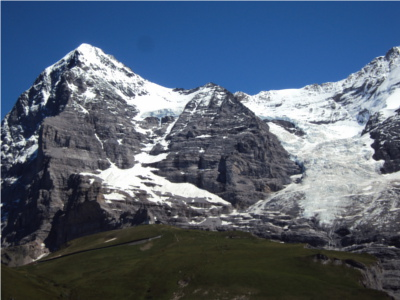
#> input picture HW3/data/hill1.jpg, 400 x 300 px; its folder holds 5 pictures in this run
$ python panoramic_stitching.py
#> lines starting #> are read from the running program, lines starting #| are printed output that depends on the picture; pictures that were not available may be replaced by others from this repository, and a replacement may not be noted
import cv2
import numpy as np
import matplotlib.pyplot as plt
import scipy.spatial
import math
import argparse


DATA_PATH = "./data/"
SAVE_PATH = "./results/"


def detect_interest_p(image1, image2):
    feature_type = cv2.SIFT_create()
    gray1 = cv2.cvtColor(image1, cv2.COLOR_BGR2GRAY)
    gray2 = cv2.cvtColor(image2, cv2.COLOR_BGR2GRAY)
    points1, descriptors1 = feature_type.detectAndCompute(gray1, None)
    points2, descriptors2 = feature_type.detectAndCompute(gray2, None)
    return points1, descriptors1, points2, descriptors2


class DMatch:
    # Save the feature matches
    def __init__(self, distance, trainIdx, queryIdx):
        self.distance = distance
        self.trainIdx = int(trainIdx)
        self.queryIdx = int(queryIdx)
        self.imgIdx = 0


def get_ratio_matches(desc1, desc2):
    # two lowest distance as potential match
    dist = scipy.spatial.distance.cdist(desc1, desc2, metric="euclidean")
    matches = []
    for i in range(desc1.shape[0]):
        match = []
        idx = [j for j in range(desc2.shape[0])]
        dist_array = np.array(list(zip(dist[i, :], idx)))
        sorted_dist = dist_array[np.argsort(dist_array[:, 0])]
        for j in range(2):
            match.append(DMatch(sorted_dist[j][0], i, sorted_dist[j][1]))
        matches.append(match)
    return matches


def get_good_matches(matches, threshold):
    # ratio test to confirm the the match
    good_matches = []
    for [a, b] in matches:
        if a.distance < threshold * b.distance:
            good_matches.append(a)
    return good_matches


def draw_matching(good_matches, kp1, kp2, img1, img2):
    # draw circle and line
    match_img = np.concatenate((img1, img2), axis=1)
    h1, w1, c1 = img1.shape
    for i in range(kp1.shape[0]):
        color = list(np.random.random(size=3) * 256)
        coor1 = list(kp1[i])
        x1 = int(coor1[0])
        y1 = int(coor1[1])
        match_img = cv2.circle(match_img, (x1, y1), 5, color, 1)
        coor2 = list(kp2[i])
        x2 = int(w1 + coor2[0])
        y2 = int(coor2[1])
        match_img = cv2.circle(match_img, (x2, y2), 5, color, 1)
        match_img = cv2.line(match_img, (x1, y1), (x2, y2), color, 1)

    match_img = cv2.cvtColor(match_img, cv2.COLOR_BGR2RGB)
    return match_img


# [64 lines left out: functions find_homography, count_inliers, RANSAC, not called in this run]


def feature_matching(desc1, desc2, p1, p2, img1, img2, threshold, img_name):
    matches = get_ratio_matches(desc1, desc2)
    print(f"Number of initial matches: {len(matches)}")
    good_matches = get_good_matches(matches, threshold)
    print(f"Number of good matches: {len(good_matches)}")
    kp1 = np.empty(len(good_matches), dtype=tuple)
    kp2 = np.empty(len(good_matches), dtype=tuple)
    correspondence = np.zeros((len(good_matches), 4))
    for i, match in enumerate(good_matches):
        kp1[i] = p1[match.trainIdx].pt
        kp2[i] = p2[match.queryIdx].pt
        correspondence[i, :] = [kp1[i][0], kp1[i][1], kp2[i][0], kp2[i][1]]

    match_img = draw_matching(good_matches, kp1, kp2, img1, img2)
    plt.figure(figsize=(20, 10))
    plt.imshow(match_img)
    plt.savefig(SAVE_PATH + img_name+"_feature_matching.jpg")
    plt.show()
    return correspondence


# [114 lines left out: functions decide_out_size, bilinear_interpolation, img_morphing, img_warping, not called in this run]


def crop_image(image, ratio):
    height, width, channel = image.shape
    crop_height = int(height * ratio)
    crop_width = int(width * ratio)
    cropped_image = image[crop_height: height -
                          crop_height, crop_width: width - crop_width]
    return cropped_image


if __name__ == "__main__":
    parser = argparse.ArgumentParser()
    parser.add_argument("--image_name", type=str, default="hill",
                        help="Your image name before the number of the image")
    parser.add_argument("--dist_thres", type=float, default=0.2,
                        help="threshold of ratio test in feature matching")
    args = parser.parse_args()
    image1 = cv2.imread(DATA_PATH + args.image_name+"1.jpg")
#> image1 is the input picture: shape (300, 400, 3); mean B, G, R 113.4, 95.7, 82.9
    image2 = cv2.imread(DATA_PATH+args.image_name+"2.jpg")
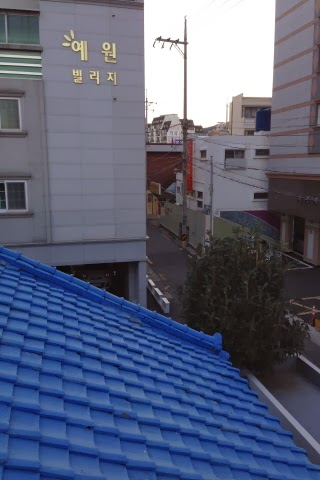
#> input picture HW3/data/S1.jpg, 320 x 480 px, given in place of hill2.jpg, which was not available
#> image2 is the input picture: shape (480, 320, 3); mean B, G, R 121.5, 96.9, 89.6
    image1 = crop_image(image1, 0.03)
#> in crop_image, `cropped_image = image[crop_height: height - crop_height, crop_width: w..`:
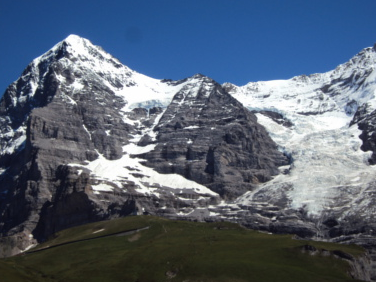
#> cropped_image: shape (282, 376, 3); mean B, G, R 115.7, 98.6, 86.2
    image2 = crop_image(image2, 0.03)
#> call 2 of crop_image, with ratio = 0.03
#> in crop_image (call 2), `cropped_image = image[crop_height: height - crop_height, crop_width: w..`:
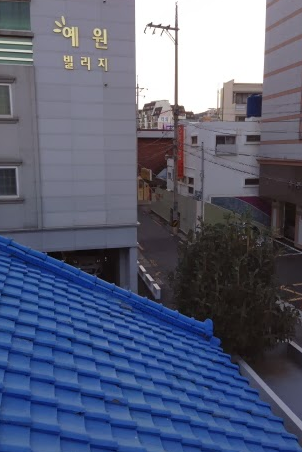
#> cropped_image: shape (452, 302, 3); mean B, G, R 120.9, 96.6, 89.5
    points1, descriptors1, points2, descriptors2 = detect_interest_p(
        image1, image2)
#> in detect_interest_p, `gray1 = cv2.cvtColor(image1, cv2.COLOR_BGR2GRAY)`:
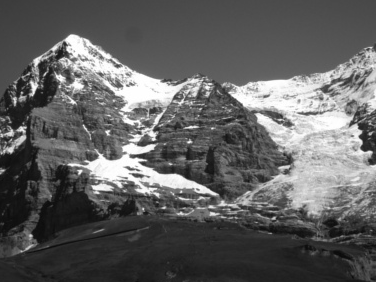
#> gray1: shape (282, 376); min 10, max 255, mean 96.8
#> in detect_interest_p, `gray2 = cv2.cvtColor(image2, cv2.COLOR_BGR2GRAY)`:
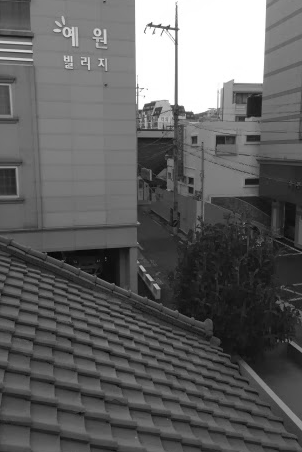
#> gray2: shape (452, 302); min 6, max 255, mean 97.2
#> in detect_interest_p, `points1, descriptors1 = feature_type.detectAndCompute(gray1, None)`: points1 = 1165 keypoints; strongest (x, y, size): (34, 86, 5.4), (22, 129, 4.3), (60, 78, 5.5), (132, 156, 3.5)
#> in detect_interest_p, `points2, descriptors2 = feature_type.detectAndCompute(gray2, None)`: points2 = 892 keypoints; strongest (x, y, size): (159, 26, 2.7), (168, 27, 3.1), (176, 29, 3.4), (176, 43, 2.5)
    correspondence = feature_matching(
        descriptors1, descriptors2, points1, points2, image1, image2, args.dist_thres, args.image_name
    )
#> in get_ratio_matches, `dist = scipy.spatial.distance.cdist(desc1, desc2, metric="euclidean")`:
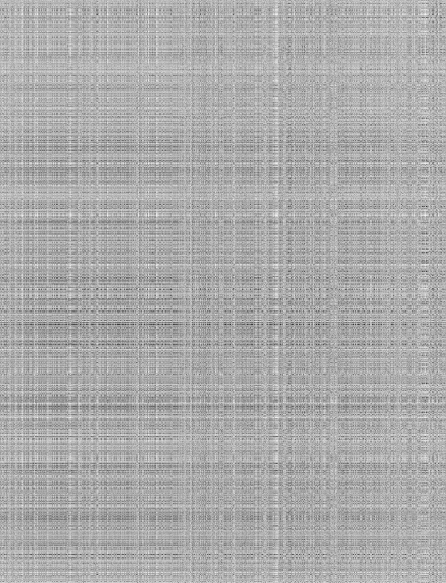
#> dist: shape (1165, 892) float64 (shown at 1/2 size); min 169, max 698.7, mean 526; drawn with min black and max white
#> the loop in get_ratio_matches, `for i in range(desc1.shape[0]):` made 1165 passes
#> after the loop in get_ratio_matches, `for i in range(desc1.shape[0]):`: matches = 1165 matches
#| Number of initial matches: 1165
#> after the loop in get_good_matches, `for [a, b] in matches:`: good_matches = []
#| Number of good matches: 0
#> in feature_matching, `correspondence = np.zeros((len(good_matches), 4))`: correspondence = empty array
#> (the run stopped early here; a loop or call above may not have finished)
